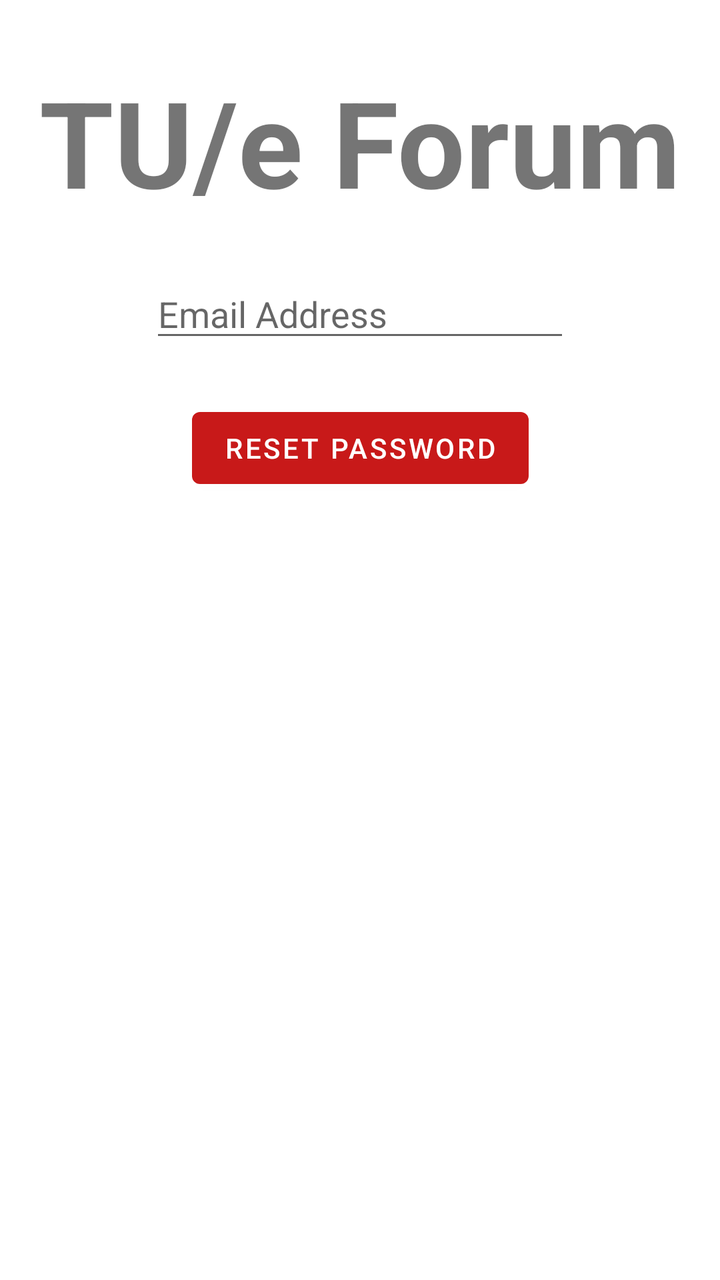
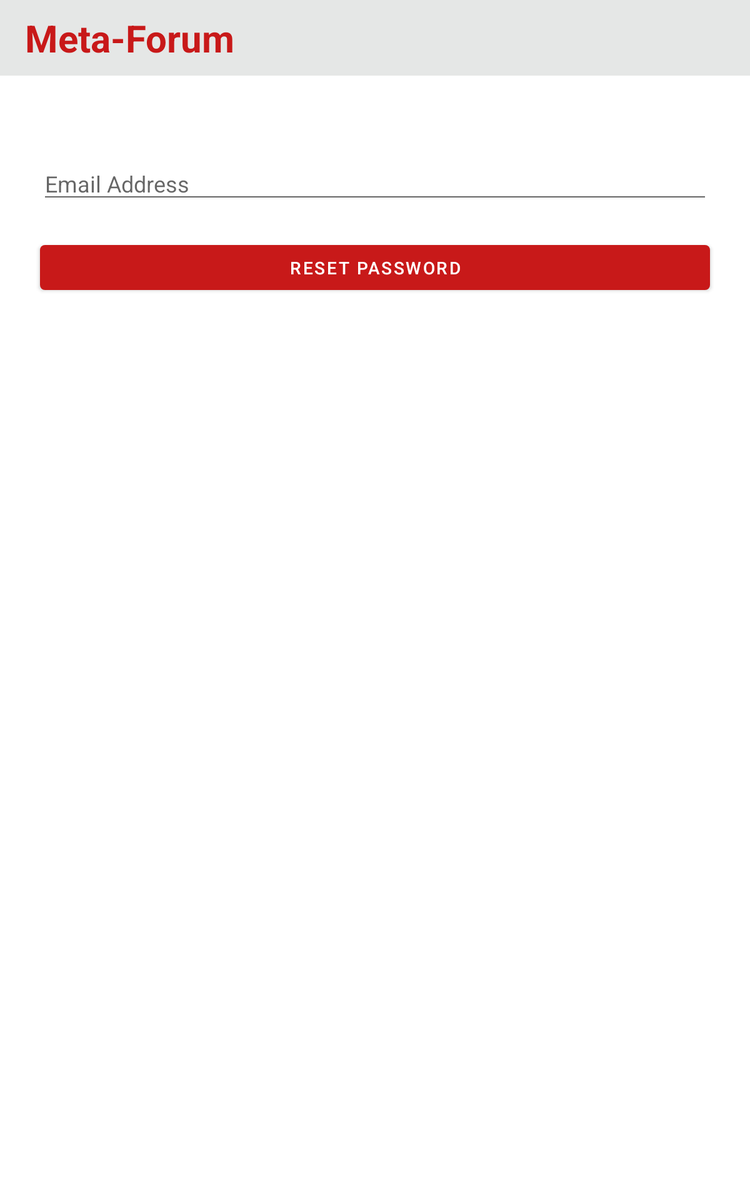

Two renders of one Android screen. The first uses the default layout on a phone; the second uses the alternative layout the repository ships for a different screen configuration, on a matching device. The two XML files are below.
<!-- AndroidManifest.xml: application theme Theme.MyApplication -->
<!-- res/layout/activity_reset_password.xml -->
<?xml version="1.0" encoding="utf-8"?>
<androidx.constraintlayout.widget.ConstraintLayout xmlns:android="http://schemas.android.com/apk/res/android"
    xmlns:app="http://schemas.android.com/apk/res-auto"
    xmlns:tools="http://schemas.android.com/tools"
    android:layout_width="match_parent"
    android:layout_height="match_parent"
    tools:context=".ResetPassword">

    <TextView
        android:id="@+id/landing_banner"
        android:layout_width="match_parent"
        android:layout_height="wrap_content"
        android:layout_gravity="center_horizontal"
        android:text="TU/e Forum"
        android:textAlignment="center"
        android:textSize="60sp"
        android:textStyle="bold"
        app:layout_constraintBottom_toBottomOf="parent"
        app:layout_constraintEnd_toEndOf="parent"
        app:layout_constraintHorizontal_bias="0.0"
        app:layout_constraintLeft_toLeftOf="parent"
        app:layout_constraintRight_toRightOf="parent"
        app:layout_constraintStart_toStartOf="parent"
        app:layout_constraintTop_toTopOf="parent"
        app:layout_constraintVertical_bias="0.055" />

    <EditText
        android:id="@+id/forgot_email"
        android:layout_width="wrap_content"
        android:layout_height="wrap_content"
        android:layout_marginTop="24dp"
        android:ems="10"
        android:hint="Email Address"
        android:inputType="textPersonName"
        app:layout_constraintEnd_toEndOf="parent"
        app:layout_constraintStart_toStartOf="parent"
        app:layout_constraintTop_toBottomOf="@+id/landing_banner" />

    <Button
        android:id="@+id/forgot_reset"
        android:layout_width="wrap_content"
        android:layout_height="wrap_content"
        android:layout_marginTop="24dp"
        android:text="Reset Password"
        app:layout_constraintEnd_toEndOf="parent"
        app:layout_constraintStart_toStartOf="parent"
        app:layout_constraintTop_toBottomOf="@+id/forgot_email" />

</androidx.constraintlayout.widget.ConstraintLayout>
<!-- resources referenced by this layout -->
<resources>
  <style name="Theme.MyApplication" parent="Theme.MaterialComponents.DayNight.NoActionBar">
          
          <item name="colorPrimary">@color/red</item>
          <item name="colorPrimaryVariant">@color/purple_700</item>
          <item name="colorOnPrimary">@color/white</item>
          
          <item name="colorSecondary">@color/teal_200</item>
          <item name="colorSecondaryVariant">@color/teal_700</item>
          <item name="colorOnSecondary">@color/black</item>
          
          <item name="android:statusBarColor" tools:targetApi="l">?attr/colorPrimaryVariant</item>
          
      </style>
  <color name="red">#C81919</color>
  <color name="purple_700">#FF3700B3</color>
  <color name="white">#FFFFFFFF</color>
  <color name="teal_200">#FF03DAC5</color>
  <color name="teal_700">#FF018786</color>
  <color name="black">#FF000000</color>
</resources>
<!-- res/layout-sw600dp/activity_reset_password.xml (the repository's variant of the layout above) -->
<!-- drawn on a 7-inch tablet held upright -->
<?xml version="1.0" encoding="utf-8"?>
<androidx.constraintlayout.widget.ConstraintLayout xmlns:android="http://schemas.android.com/apk/res/android"
    xmlns:app="http://schemas.android.com/apk/res-auto"
    xmlns:tools="http://schemas.android.com/tools"
    android:layout_width="match_parent"
    android:layout_height="match_parent"
    tools:context=".view.ResetPassword">

    <TextView
        android:id="@+id/reset_banner"
        android:layout_width="match_parent"
        android:layout_height="wrap_content"
        android:layout_gravity="center_horizontal"
        android:background="#E5E7E6"
        android:text="@string/header"
        android:textColor="@color/red"
        android:textSize="30sp"
        android:paddingVertical="10dp"
        android:paddingHorizontal="20dp"
        android:textStyle="bold"
        app:layout_constraintEnd_toEndOf="parent"
        app:layout_constraintStart_toStartOf="parent"
        app:layout_constraintTop_toTopOf="parent" />

    <EditText
        android:id="@+id/reset_email"
        android:layout_width="0dp"
        android:layout_height="wrap_content"
        android:layout_marginStart="32dp"
        android:layout_marginLeft="32dp"
        android:layout_marginTop="64dp"
        android:layout_marginEnd="32dp"
        android:layout_marginRight="32dp"
        android:ems="10"
        android:hint="Email Address"
        android:inputType="textEmailAddress"
        android:autofillHints="emailAddress"
        app:layout_constraintEnd_toEndOf="parent"
        app:layout_constraintStart_toStartOf="parent"
        app:layout_constraintTop_toBottomOf="@+id/reset_banner" />

    <Button
        android:id="@+id/reset_reset"
        android:layout_width="0dp"
        android:layout_height="wrap_content"
        android:layout_marginTop="24dp"
        android:layout_marginLeft="32dp"
        android:layout_marginRight="32dp"
        android:text="Reset Password"
        app:backgroundTint="#C81919"
        app:layout_constraintEnd_toEndOf="parent"
        app:layout_constraintStart_toStartOf="parent"
        app:layout_constraintTop_toBottomOf="@+id/reset_email" />

</androidx.constraintlayout.widget.ConstraintLayout>
<!-- resources referenced by the variant -->
<!-- as a 7-inch tablet held upright resolves them -->
<resources>
  <color name="red">#C81919</color>
  <string name="header">Meta-Forum</string>
  <style name="Theme.MyApplication" parent="Theme.MaterialComponents.DayNight.NoActionBar">
          
          <item name="colorPrimary">@color/red</item>
          <item name="colorPrimaryVariant">@color/purple_700</item>
          <item name="colorOnPrimary">@color/white</item>
          
          <item name="colorSecondary">@color/teal_200</item>
          <item name="colorSecondaryVariant">@color/teal_700</item>
          <item name="colorOnSecondary">@color/black</item>
          
          <item name="android:statusBarColor" tools:targetApi="l">?attr/colorPrimaryVariant</item>
          
      </style>
  <color name="purple_700">#FF3700B3</color>
  <color name="white">#FFFFFFFF</color>
  <color name="teal_200">#FF03DAC5</color>
  <color name="teal_700">#FF018786</color>
  <color name="black">#FF000000</color>
</resources>
